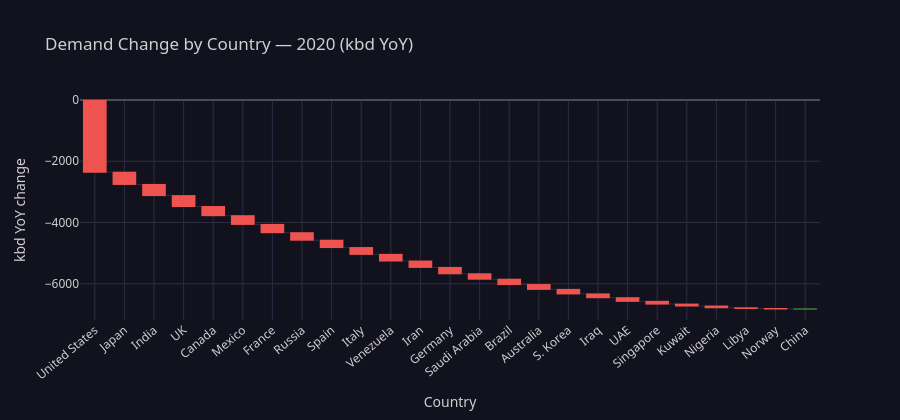

The notebook cell this image was saved under:
### Code cell
# ── Waterfall: top contributors to demand change in worst episode (2020) ─────
episode_yr = 2020
if episode_yr in yoy_kbd.index:
    changes = yoy_kbd.loc[episode_yr].dropna().sort_values()
    changes_labeled = pd.Series(
        changes.values, index=[SD_COUNTRIES.get(c, c) for c in changes.index]
    )

    fig = go.Figure(go.Waterfall(
        x=changes_labeled.index.tolist(),
        y=changes_labeled.values,
        measure=['relative'] * len(changes_labeled),
        decreasing=dict(marker_color='#EF5350'),
        increasing=dict(marker_color='#4CAF50'),
        totals=dict(marker_color='#4FC3F7'),
        connector=dict(line=dict(color='#2c2c42', width=1)),
        hovertemplate='<b>%{x}</b>: %{y:+,.0f} kbd<extra></extra>',
    ))

    fig.update_layout(
        **DARK, height=420,
        title=f'Demand Change by Country — {episode_yr} (kbd YoY)',
        xaxis=dict(**AXIS, title='Country', tickangle=-40),
        yaxis=dict(**AXIS, title='kbd YoY change'),
    )
    fig.show()
else:
    print(f'Year {episode_yr} not in dataset — adjust episode_yr variable')

### Figure 1 — Plotly figure (JSON) as saved in the notebook; plotly's stock layout.template omitted (floating-point values rounded to 4 significant figures)
{"data": [{"connector": {"line": {"color": "#2c2c42", "width": 1}}, "decreasing": {"marker": {"color": "#EF5350"}}, "hovertemplate": "<b>%{x}</b>: %{y:+,.0f} kbd<extra></extra>", "increasing": {"marker": {"color": "#4CAF50"}}, "measure": ["relative", "relative", "relative", "relative", "relative", "relative", "relative", "relative", "relative", "relative", "relative", "relative", "relative", "relative", "relative", "relative", "relative", "relative", "relative", "relative", "relative", "relative", "relative", "relative", "relative"], "totals": {"marker": {"color": "#4FC3F7"}}, "type": "waterfall", "x": ["United States", "Japan", "India", "UK", "Canada", "Mexico", "France", "Russia", "Spain", "Italy", "Venezuela", "Iran", "Germany", "Saudi Arabia", "Brazil", "Australia", "S. Korea", "Iraq", "UAE", "Singapore", "Kuwait", "Nigeria", "Libya", "Norway", "China"], "y": [-2357.0, -400.5, -363.9, -356.3, -299.5, -285.3, -270.8, -245.3, -239.5, -222.7, -217.0, -208.9, -207.2, -177.4, -175.1, -157.4, -147.8, -123.8, -118.9, -89.83, -63.33, -56.38, -23.13, -17.33, 0.2992]}], "layout": {"font": {"color": "#D0D0D0", "family": "Segoe UI, Arial"}, "height": 420, "paper_bgcolor": "#12121f", "plot_bgcolor": "#12121f", "title": {"text": "Demand Change by Country — 2020 (kbd YoY)"}, "xaxis": {"gridcolor": "#2c2c42", "tickangle": -40, "title": {"text": "Country"}, "zerolinecolor": "#4a4a62"}, "yaxis": {"gridcolor": "#2c2c42", "title": {"text": "kbd YoY change"}, "zerolinecolor": "#4a4a62"}}}
